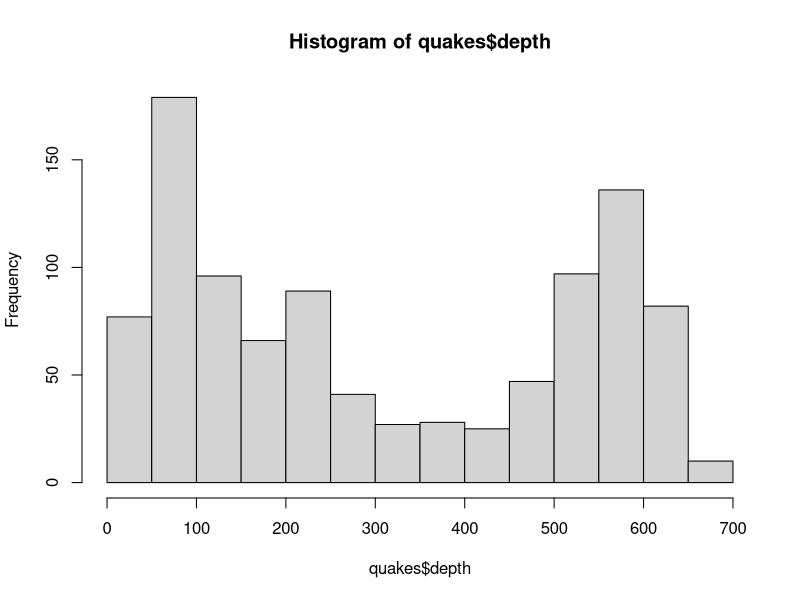

Reproduce this figure in R.
## ---- chunk 1
hist(quakes$depth)
## ---- chunk 2
quakes <- quakes
